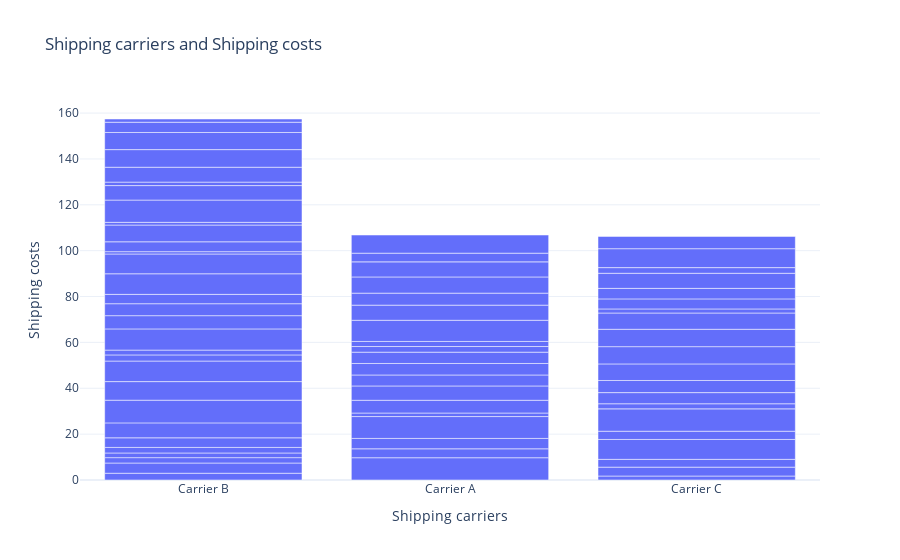

Notebook cell for this chart:
### Code cell
shipping_cost_chart=px.bar(data, 
                   x='Shipping carriers', 
                   y='Shipping costs', 
                   title='Shipping carriers and Shipping costs',
                   )
shipping_cost_chart.show()

### Figure 1 — Plotly figure (JSON) as saved in the notebook; plotly's stock layout.template omitted (floating-point values rounded to 4 significant figures)
{"data": [{"alignmentgroup": "True", "hovertemplate": "Shipping carriers=%{x}<br>Shipping costs=%{y}<extra></extra>", "legendgroup": "", "marker": {"color": "#636efa", "pattern": {"shape": ""}}, "name": "", "offsetgroup": "", "orientation": "v", "showlegend": false, "textposition": "auto", "type": "bar", "x": ["Carrier B", "Carrier A", "Carrier C", "Carrier A", "Carrier B", "Carrier C", "Carrier B", "Carrier C", "Carrier C", "Carrier A", "Carrier A", "Carrier B", "Carrier B", "Carrier B", "Carrier C", "Carrier C", "Carrier C", "Carrier B", "Carrier B", "Carrier B", "Carrier B", "Carrier B", "Carrier C", "Carrier C", "Carrier B", "Carrier A", "Carrier B", "Carrier A", "Carrier C", "Carrier B", "Carrier C", "Carrier C", "Carrier B", "Carrier B", "Carrier B", "Carrier C", "Carrier A", "Carrier A", "Carrier B", "Carrier B", "Carrier B", "Carrier A", "Carrier C", "Carrier A", "Carrier B", "Carrier C", "Carrier A", "Carrier C", "Carrier C", "Carrier A", "Carrier B", "Carrier B", "Carrier B", "Carrier A", "Carrier A", "Carrier B", "Carrier A", "Carrier C", "Carrier A", "Carrier B", "Carrier C", "Carrier A", "Carrier A", "Carrier B", "Carrier B", "Carrier B", "Carrier C", "Carrier A", "Carrier B"], "xaxis": "x", "y": [2.957, 9.717, 1.73, 3.891, 4.444, 3.881, 2.348, 3.405, 8.673, 4.524, 9.537, 2.04, 2.422, 4.191, 3.585, 9.741, 2.231, 6.508, 9.898, 8.101, 8.955, 2.68, 4.858, 5.288, 2.108, 1.533, 9.236, 5.563, 7.23, 5.773, 7.526, 7.577, 5.215, 4.071, 8.979, 7.096, 6.248, 4.783, 8.631, 1.013, 4.305, 5.014, 1.774, 4.938, 7.294, 4.381, 2.458, 4.585, 6.581, 2.216, 1.194, 9.705, 6.316, 9.228, 6.6, 1.513, 5.238, 2.474, 7.055, 6.496, 8.249, 6.576, 3.801, 7.674, 7.472, 4.47, 5.353, 7.905, 1.41], "yaxis": "y"}], "layout": {"autosize": true, "barmode": "relative", "legend": {"tracegroupgap": 0}, "title": {"text": "Shipping carriers and Shipping costs"}, "xaxis": {"anchor": "y", "autorange": true, "domain": [0, 1], "range": [-0.5, 2.5], "title": {"text": "Shipping carriers"}, "type": "category"}, "yaxis": {"anchor": "x", "autorange": true, "domain": [0, 1], "range": [0, 165.7], "title": {"text": "Shipping costs"}, "type": "linear"}}}
